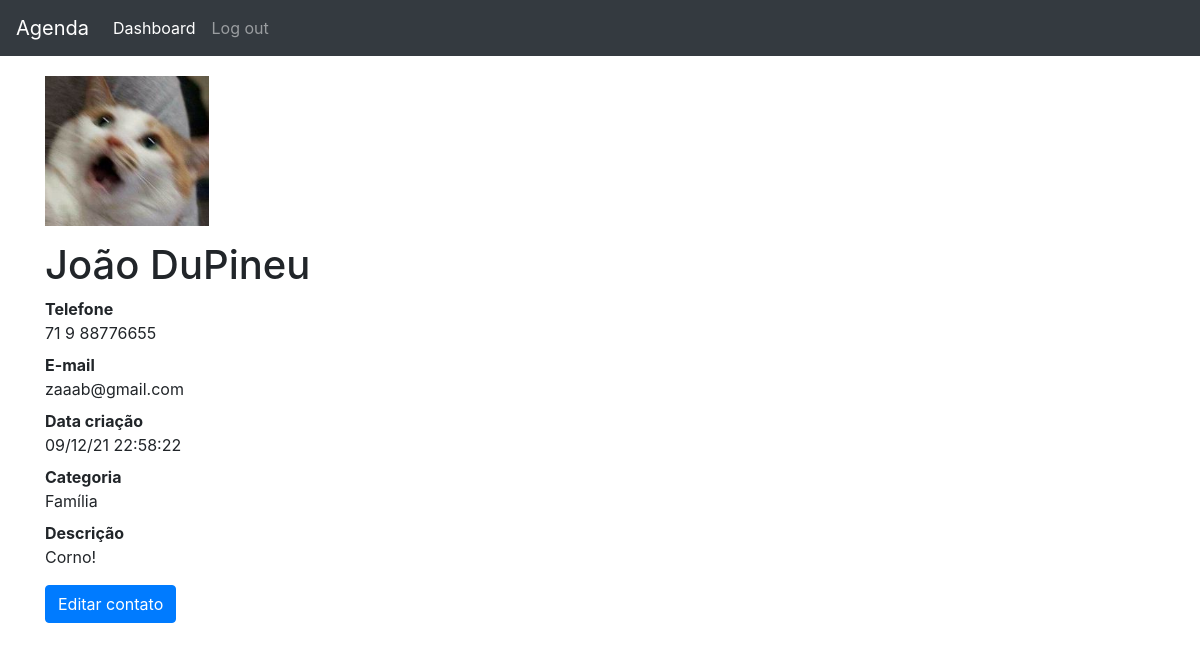
The app's page /4 (signed in) with its own data.
### contatos/models.py (models this page shows, shortened)
class Contato(models.Model):
    nome = models.CharField(max_length=255)
    sobrenome = models.CharField(max_length=255, blank=True)
    telefone = models.CharField(max_length=255)
    email = models.CharField(max_length=255, blank=True)
    data_criacao = models.DateTimeField(
        default=timezone.now)
    descricao = models.TextField(blank=True)
    created_by = models.ForeignKey(User, on_delete=models.CASCADE)
    categoria = models.ForeignKey(
        Categoria, on_delete=models.DO_NOTHING)
    mostrar = models.BooleanField(default=True)
    foto = models.ImageField(blank=True, upload_to='fotos/%y/%m/%d')

class Categoria(models.Model):
    nome = models.CharField(max_length=255)
    created_by = models.ForeignKey(User, on_delete=models.CASCADE)
    def __str__(self):
        return self.nome

### contatos/views.py (the view)
# urls.py: path('<int:contato_id>', views.details, name='detalhes'),
@login_required(redirect_field_name='login')
def details(request, contato_id):
    contato = get_object_or_404(
        Contato, id=contato_id, created_by=request.user)
    if not contato.mostrar:
        raise Http404
    return render(request, 'contatos/detalhes.html', {
        'contato': contato,
    })

### contatos/templates/contatos/detalhes.html (shortened to what this page needs)
{% extends 'base.html' %}
{% block 'page-content' %}
  {% if form %}
    <h1>{{contato.nome }} {{ contato.sobrenome }}</h1>
    <form method="post" enctype="multipart/form-data" action="{% url 'edit-contact' contato.id %}">
      <table class="table">
        {% csrf_token %}
        {{form}}
        <tr>
          <td>
            <button type="submit" method="POST" name="categoria" class="btn btn-primary">Editar</button>
          </td>
        </tr>
      </table>
    </form>
  {% else %}
    {% if contato.foto%}
    <img src="./media/{{contato.foto}}" style="height: 150px; margin-top: 20px" />
    {% endif %}
    <h1 class="mt-5" style="margin-top: 15px !important">
      {{ contato.nome }} {{ contato.sobrenome }}
    </h1>
    <dl>
      <dt>Telefone</dt>
      <dd>{{ contato.telefone }}</dd>
      <dt>E-mail</dt>
      <dd>{{ contato.email }}</dd>
      <dt>Data criação</dt>
      <dd>{{ contato.data_criacao|date:'d/m/y H:i:s' }}</dd>
      <dt>Categoria</dt>
      <dd>{{ contato.categoria }}</dd>
      <dt>Descrição</dt>
      <dd>{{ contato.descricao }}</dd>
    </dl>
    <a href="{% url 'edit-contact' contato.id %}" class="btn btn-primary">
      Editar contato
    </a>
  {% endif %}
{% endblock %}

### records on screen
Contato: foto (picture), nome "João", sobrenome "DuPineu", telefone "71 9 88776655", email "zaaab@gmail.com", data_criacao "09/12/21 22:58:22", categoria "Família", descricao "Corno!"
